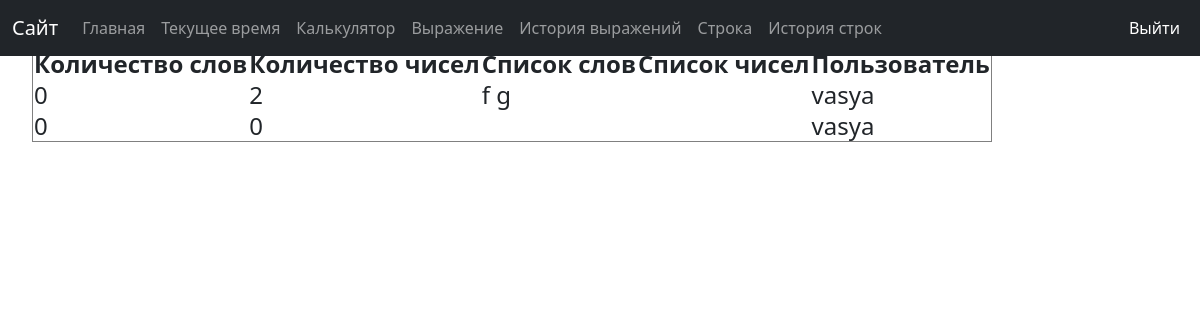
Before: /str_history/ with the older database file.
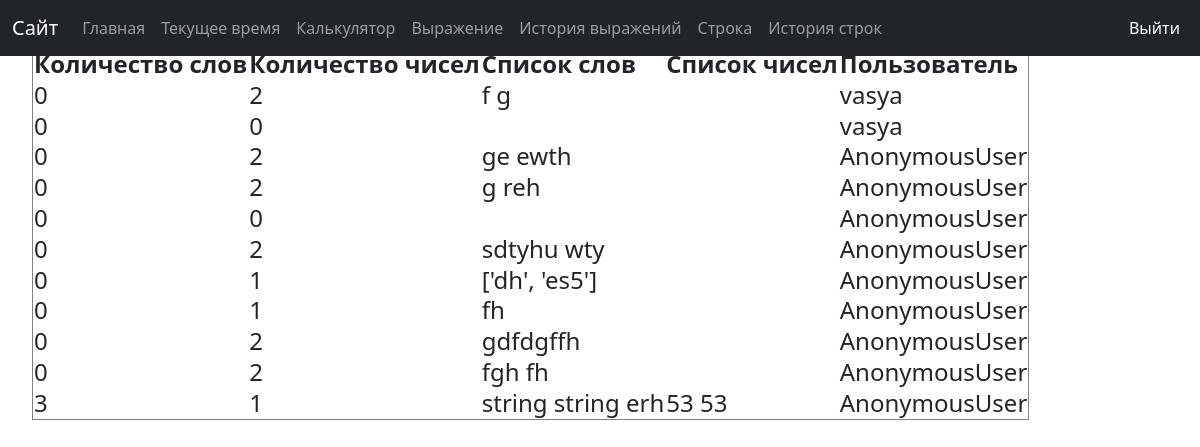
After: the same page with the newer database file.
### first_app/models.py (models this page shows)
class WordHistory(models.Model):
    wordCount = models.IntegerField()
    numCount = models.IntegerField()
    wordArr = models.CharField(max_length=500)
    numArr = models.CharField(max_length=500)
    user = models.CharField(max_length=100)

### first_app/views.py (the view)
# urls.py: path('str_history/', views.word_history_page),
def word_history_page(request):
    history = models.WordHistory.objects.all()
    context = {
        "history": history,
        "pagename": "strHistory"
    }
    return render(request, "str_history.html", context)

### first_app/templates/str_history.html
{% extends 'base.html' %}
{% block content %}
    <table border="1px">
    <tr>
        <th>Количество слов</th>
        <th>Количество чисел</th>
        <th>Список слов</th>
        <th>Список чисел</th>
        <th>Пользователь</th>
    </tr>
    {% for item in history %}
    <tr>
        <td> {{ item.wordCount }}</td>
        <td> {{ item.numCount }}</td>
        <td> {{ item.wordArr }}</td>
        <td> {{ item.numArr }}</td>
        <td> {{ item.user }}</td>
    </tr>
    {% endfor %}
    </table>
{% endblock %}

Changed rows visible on the page:
added WordHistory: wordCount "0", numCount "2", wordArr "ge ewth", user "AnonymousUser"
added WordHistory: wordCount "0", numCount "2", wordArr "g reh", user "AnonymousUser"
added WordHistory: wordCount "0", numCount "0", user "AnonymousUser"
added WordHistory: wordCount "0", numCount "2", wordArr "sdtyhu wty", user "AnonymousUser"
added WordHistory: wordCount "0", numCount "1", wordArr "['dh', 'es5']", user "AnonymousUser"
added WordHistory: wordCount "0", numCount "1", wordArr "fh", user "AnonymousUser"
added WordHistory: wordCount "0", numCount "2", wordArr "gdfdgffh", user "AnonymousUser"
added WordHistory: wordCount "0", numCount "2", wordArr "fgh fh", user "AnonymousUser"
added WordHistory: wordCount "3", numCount "1", wordArr "string string erh", numArr "53 53", user "AnonymousUser"
